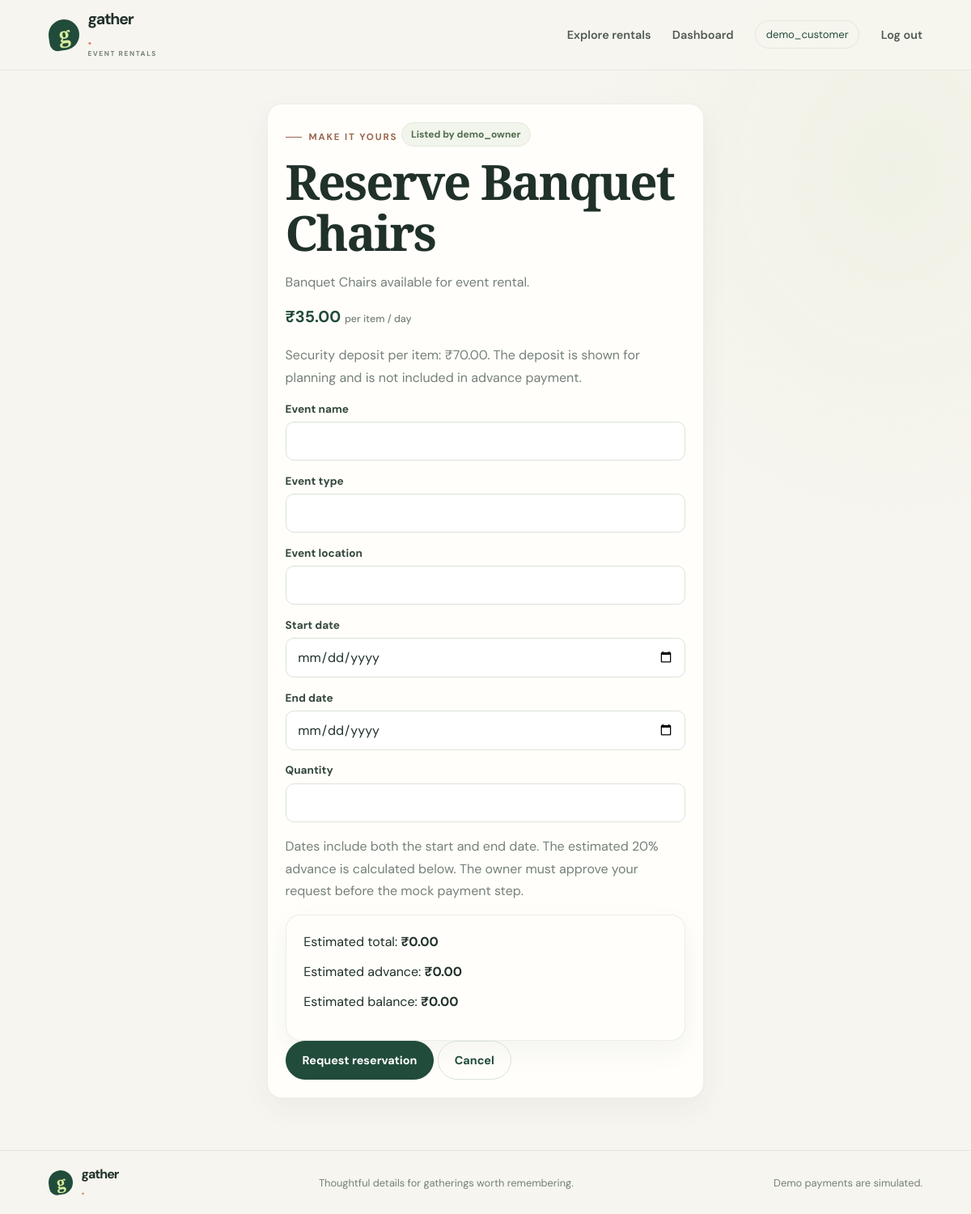
The app's page /products/11/book/ (signed in) with its own data.
### inventory/models.py (models this page shows, shortened)
class InventoryItem(models.Model):
    owner = models.ForeignKey(
        settings.AUTH_USER_MODEL,
        on_delete=models.CASCADE,
        related_name='stock_items',
    )
    name = models.CharField(max_length=120)
    category = models.ForeignKey(
        Category,
        on_delete=models.PROTECT,
        related_name='products',
        null=True,
        blank=True,
    )
    description = models.TextField(blank=True)
    image_url = models.URLField(blank=True)
    price_per_day = models.DecimalField(
        max_digits=10,
        decimal_places=2,
        validators=[MinValueValidator(Decimal('0.01'))],
    )
    security_deposit = models.DecimalField(
        max_digits=10,
        decimal_places=2,
        default=Decimal('0.00'),
        validators=[MinValueValidator(Decimal('0.00'))],
    )
    stock = models.PositiveIntegerField(validators=[MinValueValidator(1)])
    is_active = models.BooleanField(default=True)
    created_at = models.DateTimeField(auto_now_add=True)
    updated_at = models.DateTimeField(auto_now=True)
    class Meta:
        ordering = ['name', 'id']
        constraints = [
            models.CheckConstraint(
                condition=models.Q(stock__gte=1),
                name='product_stock_positive',
            ),
        ]

### myapp/views.py (the view, shortened to what this page needs)
# urls.py: path('products/<int:product_id>/book/', views.book_product, name='book-product'),
@role_required(UserProfile.Role.CUSTOMER)
def book_product(request, product_id):
    product = get_object_or_404(
        Product.objects.select_related('owner'),
        pk=product_id,
        is_active=True,
    )
    if product.owner_id == request.user.id:
        messages.error(request, 'You cannot reserve your own stock.')
        return redirect('dashboard')
    form = BookingForm(request.POST or None)
    return render(
        request,
        'myapp/booking_form.html',
        {'form': form, 'product': product, 'advance_percent': 20},
    )

### myapp/forms.py (shortened to what this page needs)
class BookingForm(forms.Form):
    event_name = forms.CharField(max_length=120)
    event_type = forms.CharField(max_length=80, required=False)
    event_location = forms.CharField(max_length=200, required=False)
    start_date = forms.DateField(
        widget=forms.DateInput(attrs={'type': 'date'}),
    )
    end_date = forms.DateField(
        widget=forms.DateInput(attrs={'type': 'date'}),
    )
    quantity = forms.IntegerField(
        min_value=1,
        widget=forms.NumberInput(attrs={'min': 1, 'step': 1}),
    )

### myapp/views.py (called while the page is built)
def user_role(user):
    return UserProfile.objects.filter(user=user).values_list('role', flat=True).first()

def role_required(role):
    def decorator(view_function):
        @wraps(view_function)
        @login_required
        def wrapped(request, *args, **kwargs):
            if user_role(request.user) != role:
                messages.error(request, 'You do not have permission to access that page.')
                return redirect('dashboard')
            return view_function(request, *args, **kwargs)
        return wrapped
    return decorator

### myapp/templates/myapp/booking_form.html (shortened to what this page needs)
{% extends "myapp/base.html" %}
{% block main_class %}narrow{% endblock %}
{% block content %}
    <section class="card">
        <p class="eyebrow">Make it yours</p>
        <span class="badge">Listed by {{ product.owner.username }}</span>
        <h1>Reserve {{ product.name }}</h1>
        <p class="muted">{{ product.description|default:"No description provided." }}</p>
        <p class="price">₹{{ product.price_per_day }} <span class="muted">per item / day</span></p>
        <p class="muted">Security deposit per item: ₹{{ product.security_deposit }}. The deposit is shown for planning and is not included in advance payment.</p>
        <form method="post">
            {% for field in form %}
                <div class="field">
                    <label for="{{ field.id_for_label }}">{{ field.label }}</label>
                    {{ field }}
                </div>
            {% endfor %}
            <p class="muted">Dates include both the start and end date. The estimated {{ advance_percent }}% advance is calculated below. The owner must approve your request before the mock payment step.</p>
            <div class="card" aria-live="polite">
                <p>Estimated total: <strong id="estimate-total">₹0.00</strong></p>
                <p>Estimated advance: <strong id="estimate-advance">₹0.00</strong></p>
                <p>Estimated balance: <strong id="estimate-balance">₹0.00</strong></p>
            </div>
            <button class="button" type="submit">Request reservation</button>
            <a class="button secondary" href="{% url 'dashboard' %}">Cancel</a>
        </form>
    </section>
{% endblock %}

### myapp/templates/myapp/base.html (shortened to what this page needs)
<!DOCTYPE html>
<html lang="en">
<head>
    {% load static %}
    <link rel="stylesheet" href="{% static 'myapp/css/site.css' %}">
</head>
<body>
    <header class="site-header">
        <a class="brand" href="{% url 'home' %}">
            <span class="brand-mark" aria-hidden="true">g</span>
            <span>gather<span class="brand-dot">.</span><small>EVENT RENTALS</small></span>
        </a>
        <nav class="nav" aria-label="Main navigation">
            <a class="nav-link" href="{% url 'home' %}#inventory">Explore rentals</a>
            {% if request.user.is_authenticated %}
                <a class="nav-link" href="{% url 'dashboard' %}">Dashboard</a>
                <span class="user-chip">{{ request.user.username }}</span>
                <form method="post" action="{% url 'logout' %}">
                    <button class="nav-link nav-button" type="submit">Log out</button>
                </form>
            {% else %}
                <a class="nav-link" href="{% url 'login' %}">Log in</a>
                <a class="button button-small" href="{% url 'signup' %}">Get started <span aria-hidden="true">↗</span></a>
            {% endif %}
        </nav>
    </header>
    <main class="{% block main_class %}{% endblock %}">
        {% block content %}{% endblock %}
    </main>
    <footer class="site-footer">
        <a class="brand footer-brand" href="{% url 'home' %}"><span class="brand-mark" aria-hidden="true">g</span><span>gather<span class="brand-dot">.</span></span></a>
        <span>Thoughtful details for gatherings worth remembering.</span>
        <span class="footer-note">Demo payments are simulated.</span>
    </footer>
</body>
</html>

### records on screen
InventoryItem: owner.username "demo_owner", name "Banquet Chairs", description "Banquet Chairs available for event rental.", price_per_day "35.00", security_deposit "70.00"

### other values on screen
{{ request.user.username }} "demo_customer"
{{ field.label }} "Event name" "Event type" "Event location" "Start date" "End date" "Quantity"
{{ advance_percent }} "20"
